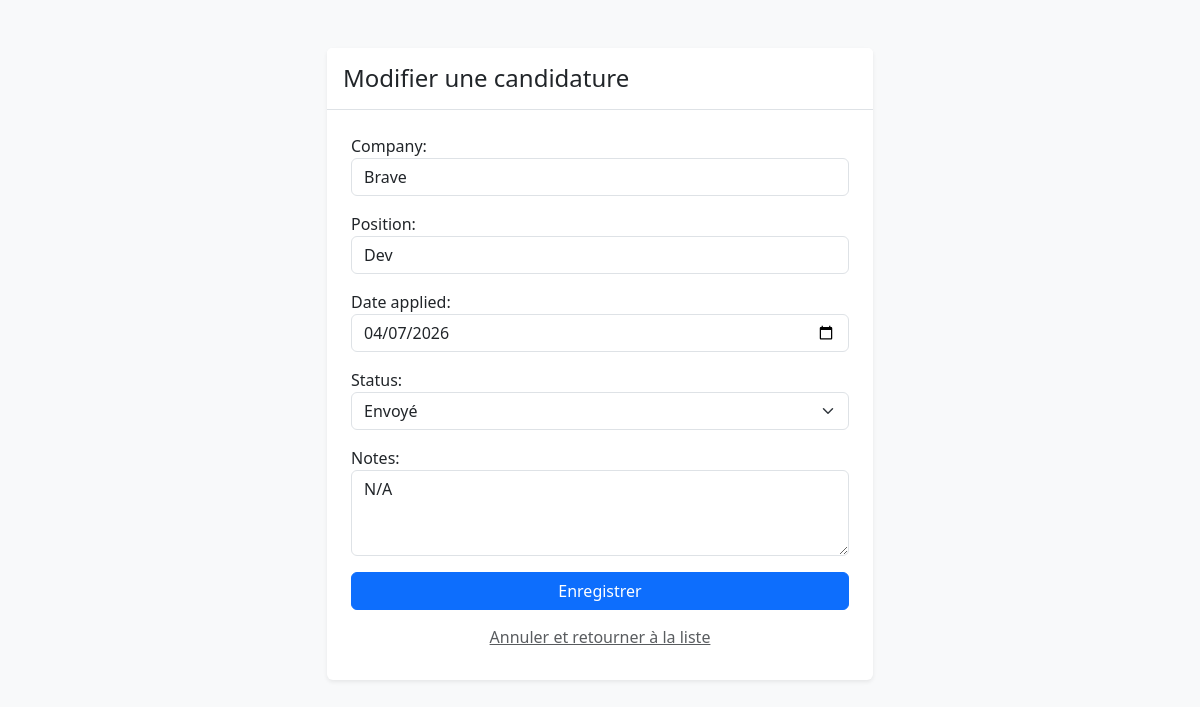
The app's page /applications/update/3/ (signed in) with its own data.
### applications/models.py (models this page shows, shortened)
class Application(models.Model):
    STATUS_CHOICES = [
        ('sent', 'Envoyé'),
        ('relance', 'Relancé'),
        ('interview', 'Entretien'),
        ('refused', 'Refusé'),
        ('accepted', 'Accepté'),
    ]
    user = models.ForeignKey(User, on_delete=models.CASCADE)
    company = models.CharField(max_length=100)
    position = models.CharField(max_length=100)
    date_applied = models.DateField()
    date_relance = models.DateField(blank=True, null=True)
    status = models.CharField(max_length=20, choices=STATUS_CHOICES, default='sent')
    notes = models.TextField(blank=True)

### applications/views.py (the view)
# urls.py: path('update/<int:id>/', views.application_update, name='application_update'),
@login_required
def application_update(request, id):
    app = get_object_or_404(Application, id=id, user=request.user)
    form = ApplicationForm(request.POST or None, instance=app)
    if form.is_valid():
        form.save()
        return redirect('application_list')
    return render(request, 'applications/form.html', {'form': form})

### applications/views.py
class ApplicationForm(forms.ModelForm):
    class Meta:
        model = Application
        exclude = ('user', 'date_relance')
        widgets = {
            'date_applied': forms.DateInput(attrs={'type': 'date', 'class': 'form-control'}),
            'company': forms.TextInput(attrs={'class': 'form-control', 'placeholder': 'Ex: Google'}),
            'position': forms.TextInput(attrs={'class': 'form-control', 'placeholder': 'Ex: Développeur Python'}),
            'status': forms.Select(attrs={'class': 'form-select'}),
            'notes': forms.Textarea(attrs={'class': 'form-control', 'rows': 3}),
        }

### templates/applications/form.html (shortened to what this page needs)
<!DOCTYPE html>
<html lang="fr">
<head>
    <link href="https://cdn.jsdelivr.net/npm/bootstrap@5.3.0/dist/css/bootstrap.min.css" rel="stylesheet">
</head>
<body class="bg-light">
    <div class="container mt-5">
        <div class="row justify-content-center">
            <div class="col-md-6">
                <div class="card shadow-sm border-0">
                    <div class="card-header bg-white border-bottom py-3">
                        <h4 class="card-title mb-0">{% if form.instance.pk %}Modifier{% else %}Ajouter{% endif %} une
                            candidature</h4>
                    </div>
                    <div class="card-body p-4">
                        <form method="POST">
                            <div class="mb-3">
                                {{ form.as_p }}
                            </div>
                            <div class="d-grid gap-2">
                                <button type="submit" class="btn btn-primary">Enregistrer</button>
                                <a href="{% url 'application_list' %}" class="btn btn-link text-muted">Annuler et
                                    retourner à la liste</a>
                            </div>
                        </form>
                    </div>
                </div>
            </div>
        </div>
    </div>
</body>
</html>

### records on screen
Application: company "Brave", position "Dev", date_applied "04/07/2026", status "Envoyé", notes "N/A"
